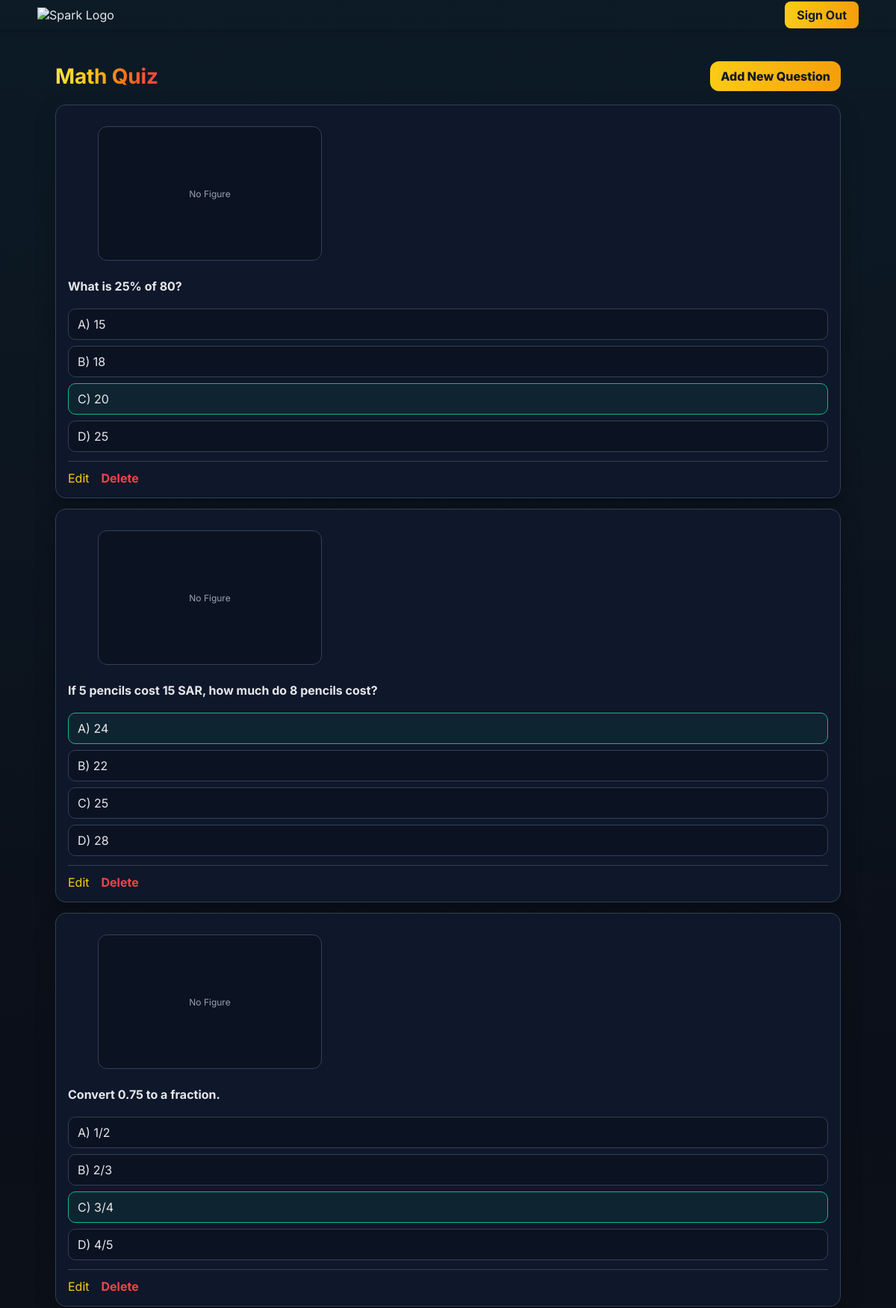
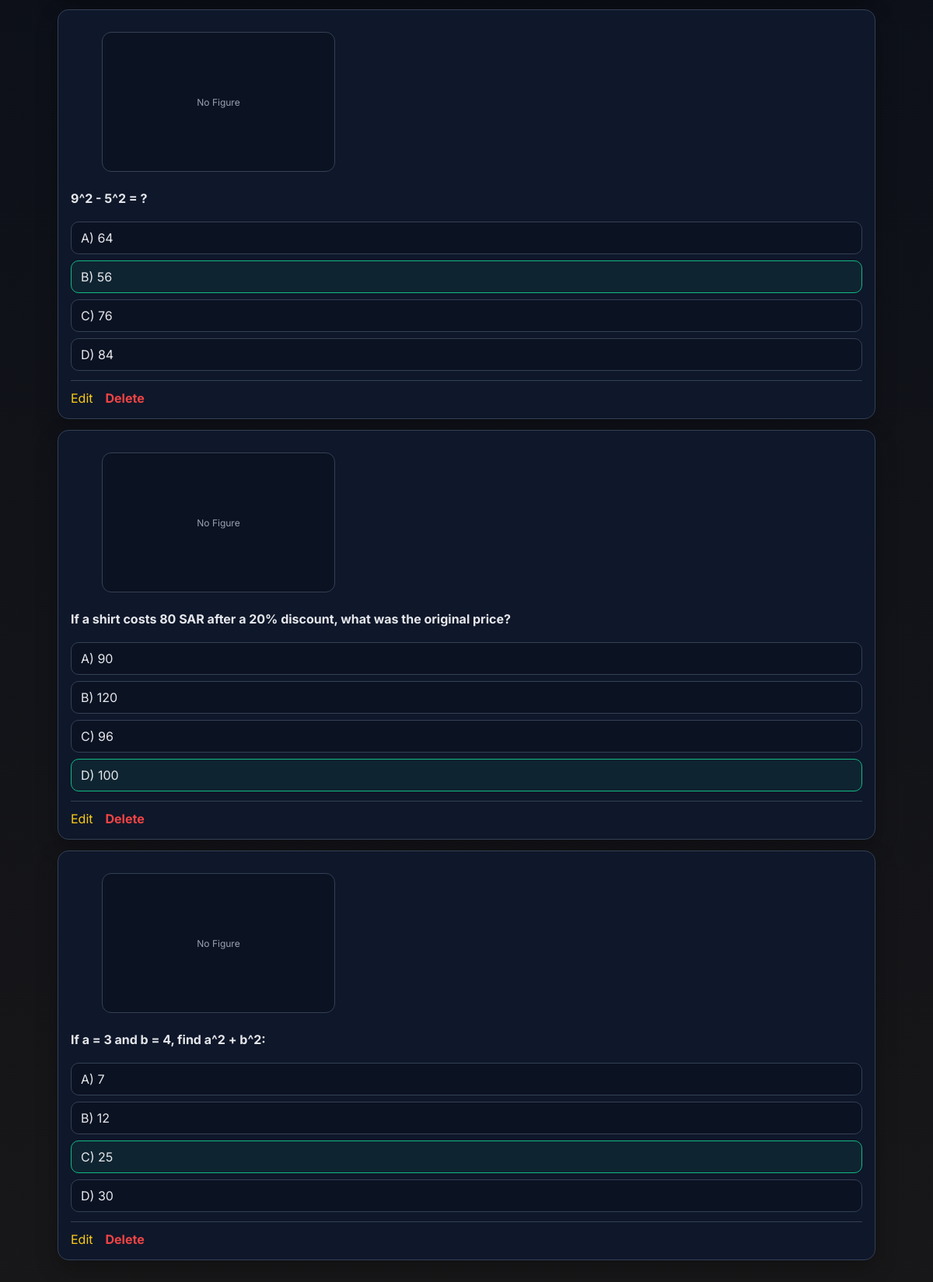
Screenshot of /quiz.php?id=11 (signed in, upper part) with the database file from the repository (2 pictures, top to bottom).
### tables this page shows
CREATE TABLE `QuizQuestion` (
  `id` int NOT NULL,
  `quizID` int NOT NULL,
  `question` text NOT NULL,
  `questionFigureFileName` varchar(255) DEFAULT NULL,
  `answerA` varchar(255) NOT NULL,
  `answerB` varchar(255) NOT NULL,
  `answerC` varchar(255) NOT NULL,
  `answerD` varchar(255) NOT NULL,
  `correctAnswer` enum('A','B','C','D') NOT NULL
);

### quiz.php (the view, shortened to what this page needs)
<?php
require "db_connect.php";
$quizId = isset($_GET['id']) ? (int)$_GET['id'] : 0;
$quizStmt = $pdo->prepare("
    SELECT t.topicName, u.firstName, u.lastName
    FROM Quiz q
    JOIN Topic t ON q.topicID = t.id
    JOIN User u ON q.educatorID = u.id
    WHERE q.id = ?
");
$quizStmt->execute([$quizId]);
$quiz = $quizStmt->fetch();
$questionsStmt = $pdo->prepare("
    SELECT id, question, questionFigureFileName, answerA, answerB, answerC, answerD, correctAnswer
    FROM QuizQuestion
    WHERE quizID = ?
    ORDER BY id ASC
");
$questionsStmt->execute([$quizId]);
$questions = $questionsStmt->fetchAll();
$topicName = $quiz['topicName'];
?>
<!DOCTYPE html>
<html lang="en">
<head>
</head>
<body>
<header class="spark-header">
<div class="header-inner">
<div class="header-left">
<a href="EducatorHomepage.php">
<img src="Media/sparklogo.png" alt="Spark Logo" class="header-logo">
</a>
</div>
<div class="header-right">
<a href="logout.php" class="signout-btn">Sign Out</a>
</div>
</div>
</header>
  <main class="container">
    <div class="topbar">
      <h1><?= htmlspecialchars($topicName) ?> Quiz</h1>
      <a class="btn primary" href="addQ.php?quiz_id=<?= $quizId ?>">Add New Question</a>
    </div>
    <section class="grid" aria-label="All questions in this quiz" id="questions-container">
      <?php if (empty($questions)): ?>
        <div class="empty-message">
          This quiz doesn't have any questions yet. <a href="addQ.php?quiz_id=<?= $quizId ?>" style="color: var(--accent);">Add the first question</a>.
        </div>
      <?php else: ?>
        <?php foreach ($questions as $index => $q):
          $questionId = $q['id'];
          $questionText = $q['question'];
          $figureFile = $q['questionFigureFileName'];
          $answers = [
            'A' => $q['answerA'],
            'B' => $q['answerB'],
            'C' => $q['answerC'],
            'D' => $q['answerD']
          ];
          $correctAnswer = $q['correctAnswer'];
        ?>
          <article class="card" id="question-<?= $questionId ?>">
            <div class="question">
              <?php if ($figureFile): ?>
                <figure class="q-figure">
                  <img src="uploads/questions/<?= htmlspecialchars($figureFile) ?>" alt="Question Figure">
                </figure>
              <?php else: ?>
                <figure class="q-figure">No Figure</figure>
              <?php endif; ?>
              <p class="q-text"><?= htmlspecialchars($questionText) ?></p>
              <ul class="options">
                <?php foreach ($answers as $letter => $answerText):
                  $isCorrect = ($letter === $correctAnswer);
                ?>
                  <li class="option <?= $isCorrect ? 'correct' : '' ?>">
                    <?= htmlspecialchars($letter) ?>) <?= htmlspecialchars($answerText) ?>
                  </li>
                <?php endforeach; ?>
              </ul>
            </div>
            <div class="card-footer">
              <div class="links">
                <a href="editQ.php?id=<?= $questionId ?>">Edit</a>
                <a class="delete" href="#" data-question-id="<?= $questionId ?>" data-quiz-id="<?= $quizId ?>">Delete</a>
              </div>
            </div>
          </article>
        <?php endforeach; ?>
      <?php endif; ?>
    </section>
  </main>
</body>
</html>

### quiz.php (style rules this page uses)
:root { --bg:#0b0f19; --card:#0f172a; --ring:#334155; --text:#e5e7eb; --muted:#9aa3b2; --warn:#fde047; --accent:#facc15; --accentDeep:#f59e0b; --success:#10b981; --danger:#ef4444; }
* { box-sizing:border-box }
body { margin:0; font-family:Inter, system-ui, -apple-system, Segoe UI, Roboto, sans-serif; color:var(--text); background:linear-gradient(180deg, rgba(34,211,238,.06) 0%, rgba(34,211,238,0) 40%, rgba(245,158,11,.06) 100%), var(--bg); }
a { color:inherit; text-decoration:none }
.container { max-width:1100px; margin:0 auto; padding:24px }
.spark-header { background:none; color:#e5e7eb; padding:10px 20px; top:0; z-index:1000; box-shadow:0 2px 10px rgba(0,0,0,0.25); }
.header-inner { max-width:1100px; margin:0 auto; display:flex; justify-content:space-between; align-items:center; }
.header-left { display:flex; align-items:center; }
.header-logo { width:150px; height:auto; }
.signout-btn { background:linear-gradient(90deg,#facc15,#f59e0b);color:#111827;border:none;padding:8px 14px;border-radius:10px;font-weight:700;cursor:pointer; color: #111827; padding: 8px 16px; border-radius: 8px; font-weight: 700; text-decoration: none; transition: background 0.2s; }
.btn { border:none; border-radius:12px; padding:10px 14px; font-weight:800; cursor:pointer; text-decoration:none; }
.btn.primary { background:linear-gradient(90deg,var(--accent),var(--accentDeep)); color:#111827; border:0; }
.topbar { display:flex; justify-content:space-between; align-items:center; gap:12px; margin:18px 0 }
.topbar h1 { background:linear-gradient(90deg,#fde047,#facc15,#f97316,#ef4444); -webkit-background-clip:text; background-clip:text; color:transparent; -webkit-text-fill-color:transparent; margin:0; font-size:28px; letter-spacing:-.2px; }
.grid { display:grid; grid-template-columns:1fr; gap:14px }
.card { background:var(--card); border:1px solid var(--ring); border-radius:14px; padding:16px; box-shadow:0 10px 28px rgba(0,0,0,.25); }
.question { display:flex; flex-direction:column; gap:12px }
.q-figure { width:100%; max-width:300px; height:180px; border-radius:12px; overflow:hidden; background:#0b1222; border:1px solid var(--ring); display:flex; align-items:center; justify-content:center; color:var(--muted); font-size:12px; }
.q-text { font-weight:700; margin:0 0 8px }
.options { list-style:none; padding:0; margin:0; display:grid; gap:8px }
.option { border:1px solid var(--ring); border-radius:10px; padding:10px 12px; background:#0b1222; }
.option.correct { border-color:var(--success); background:rgba(16,185,129,.08) }
.card-footer { display:flex; justify-content:space-between; align-items:center; gap:12px; margin-top:12px; padding-top:12px; border-top:1px solid var(--ring); }
.links { display:flex; gap:16px }
.links a { color:var(--accent) }
.links a.delete { color:var(--danger); font-weight:700; cursor:pointer; }

### rows the page displays
quizquestion: question "What is 25% of 80?", letter "A", answerText "15", letter "B", answerB "18", letter "C", answerC "20", letter "D", answerD "25"
quizquestion: question "If 5 pencils cost 15 SAR, how much do 8 pencils cost?", letter "A", answerA "24", letter "B", answerB "22", letter "C", answerC "25", letter "D", answerD "28"
quizquestion: question "Convert 0.75 to a fraction.", letter "A", answerA "1/2", letter "B", answerB "2/3", letter "C", answerC "3/4", letter "D", answerD "4/5"
quizquestion: question "9^2 - 5^2 = ?", letter "A", answerA "64", letter "B", answerB "56", letter "C", answerC "76", letter "D", answerD "84"
quizquestion: question "If a shirt costs 80 SAR after a 20% discount, what was the original price?", letter "A", answerA "90", letter "B", answerB "120", letter "C", answerC "96", letter "D", answerD "100"
quizquestion: question "If a = 3 and b = 4, find a^2 + b^2:", letter "A", answerA "7", letter "B", answerB "12", letter "C", answerC "25", letter "D", answerD "30"
